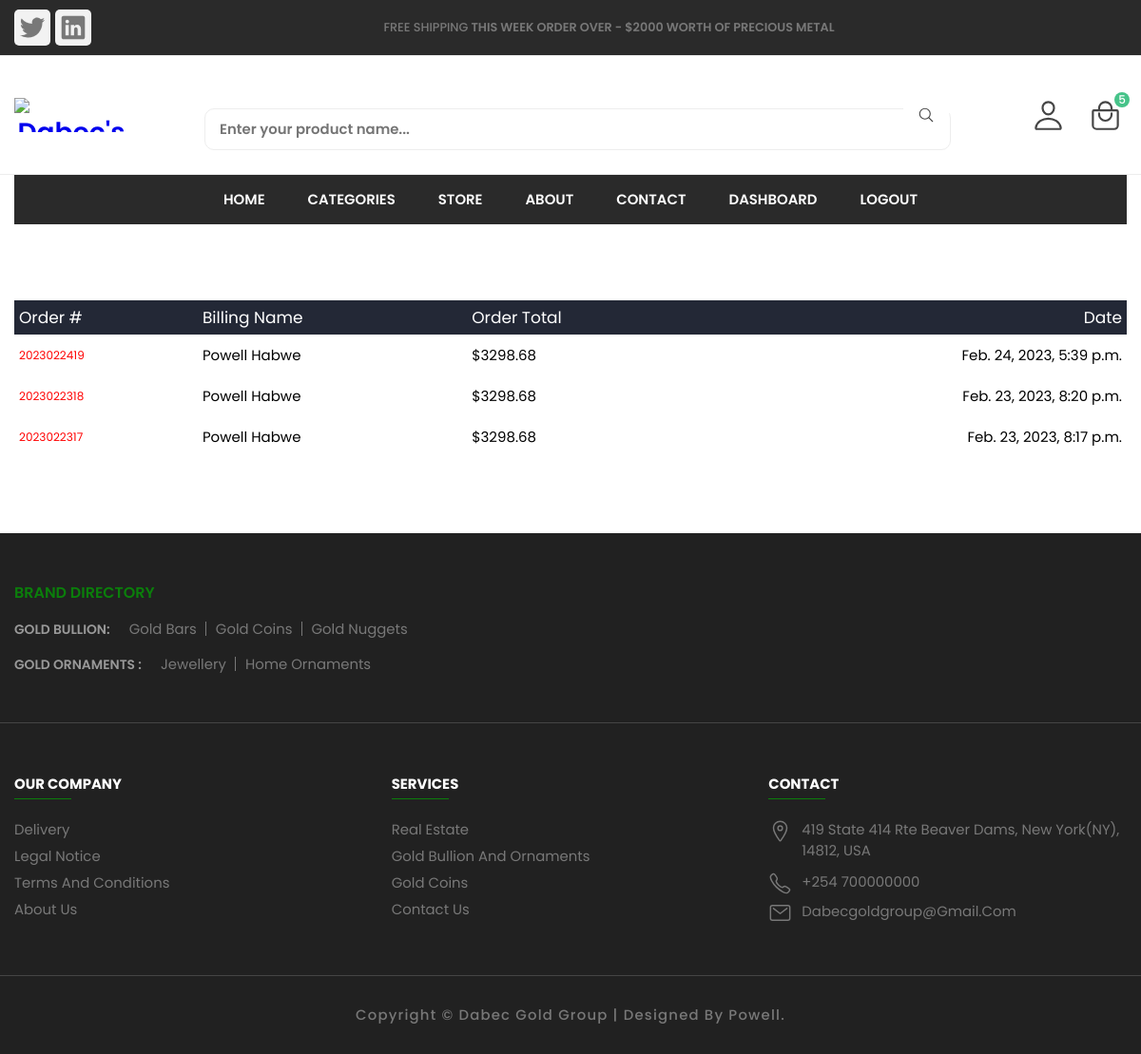
The page /accounts/my_orders/ (signed in) on the database its author committed.
### orders/models.py (models this page shows, shortened)
class Order(models.Model):
    STATUS = (
        ('New', 'New'),
        ('Accepted', 'Accepted'),
        ('Completed', 'Completed'),
        ('Cancelled', 'Cancelled'),
    )
    user = models.ForeignKey(Account, on_delete=models.SET_NULL, null=True)
    payment = models.ForeignKey(Payment, on_delete=models.SET_NULL, blank=True, null=True)
    order_number = models.CharField(max_length=20)
    first_name = models.CharField(max_length=50)
    last_name = models.CharField(max_length=50)
    phone = models.CharField(max_length=15)
    email = models.EmailField(max_length=50)
    address_line_1 = models.CharField(max_length=50)
    address_line_2 = models.CharField(max_length=50, blank=True)
    country = models.CharField(max_length=50)
    state = models.CharField(max_length=50)
    city = models.CharField(max_length=50)
    order_note = models.CharField(max_length=100, blank=True)
    order_total = models.FloatField()
    tax = models.FloatField()
    status = models.CharField(max_length=10, choices=STATUS, default='New')
    ip = models.CharField(blank=True, max_length=20)
    is_ordered = models.BooleanField(default=False)
    created_at = models.DateTimeField(auto_now_add=True)
    updated_at = models.DateTimeField(auto_now=True)
    def full_name(self):
        return f'{self.first_name} {self.last_name}'

### accounts/views.py (the view)
# urls.py: path('my_orders/', views.my_orders, name='my_orders'),
@login_required(login_url='login')
def my_orders(request):
    orders = Order.objects.filter(user=request.user, is_ordered=True).order_by('-created_at')
    context = {
        'orders': orders,
    }
    return render(request, 'accounts/my_orders.html', context)

### carts/context_processors.py (called while the page is built)
def counter(request):
    cart_count = 0
    if 'admin' in request.path:
        return {}
    else:
        try:
            cart = Cart.objects.filter(cart_id=_cart_id(request))
            if request.user.is_authenticated:
                cart_items = CartItem.objects.all().filter(user=request.user)
            else:
                cart_items = CartItem.objects.all().filter(cart=cart[:1])
            for cart_item in cart_items:
                cart_count += cart_item.quantity
        except Cart.DoesNotExist:
            cart_count = 0
    return dict(cart_count=cart_count)

### carts/views.py (called while the page is built)
def _cart_id(request):
    cart = request.session.session_key
    if not cart:
        cart = request.session.create()
    return cart

### category/context_processors.py (called while the page is built)
def menu_links(request):
    links = Category.objects.all()
    return dict(links=links)

### templates/accounts/my_orders.html (shortened to what this page needs)
{% extends 'base.html' %}
{% block content %}
{% load static %}
<main class="container">
    <div class="small-container cart-page">
        <table>
            <tr>
                <th>Order #</th>
                <th>Billing Name</th>
                <th>Order Total</th>
                <th>Date</th>
            </tr>
			{% for order in orders %}
            <tr>
                <td>
                    <div class="cart-info">
                        <div>
                            <p><a href="{% url 'order_detail' order.order_number %}">{{order.order_number}}</a></p>
                        </div>
                    </div>
                </td>
                <td style="font-size:15px;">{{order.full_name}}</td>
                <td style="font-size:15px;">${{order.order_total}}</td>
				<td style="font-size:15px;">{{order.created_at}}</td>
            </tr>
			{% endfor %}
        </table>
    </div>
</main>
{% endblock %}

### dabec/static/assets/css/style3.css (style rules this page uses)
table { border-collapse: collapse; border-spacing: 0; }
* { box-sizing: border-box; }

### dabec/static/assets/css/style2.css (style rules this page uses)
:root { --onyx: hsl(0, 0%, 25%); --azure: hsl(219, 77%, 60%); --white: hsl(0, 0%, 100%); --platinum: hsl(0, 0%, 91%); --gainsboro: hsl(0, 0%, 90%); --red-salsa: hsl(0, 77%, 60%); --dim-gray: hsl(0, 0%, 39%); --davys-gray: hsl(0, 0%, 30%); --spanish-gray: hsl(0, 0%, 62%); --quick-silver: hsl(0, 0%, 64%); --fs-28: 28px; --fs-24: 24px; --fs-18: 18px; --fs-15: 15px; --fs-14: 14px; --fw-5: 500; --fw-6: 600; --fw-7: 700; --px: 60px; --radius: 5px; }

### dabec/static/assets/css/style-prefix.css (style rules this page uses)
:root { --spanish-gray: hsl(0, 0%, 60%); --sonic-silver: hsl(0, 0%, 47%); --eerie-black: hsl(0, 0%, 13%); --salmon-pink: rgb(11, 126, 11); --sandy-brown: hsl(29, 90%, 65%); --bittersweet: hsl(152, 51%, 52%); --ocean-green: hsl(152, 51%, 52%); --davys-gray: hsl(0, 0%, 33%); --headertop: hsla(0, 0%, 5%, 0.877); --cultured: hsl(0, 0%, 93%); --white: hsl(0, 100%, 100%); --onyx: hsl(0, 0%, 27%); --fs-1: 1.563rem; --fs-2: 1.375rem; --fs-3: 1.25rem; --fs-4: 1.125rem; --fs-5: 1rem; --fs-6: 0.938rem; --fs-7: 0.875rem; --fs-8: 0.813rem; --fs-9: 0.75rem; --fs-10: 0.688rem; --fs-11: 0.625rem; --weight-300: 300; --weight-400: 400; --weight-500: 500; --weight-600: 600; --weight-700: 700; --border-radius-md: 10px; --border-radius-sm: 5px; --transition-timing: 0.2s ease; }
*, *::before, *::after { margin: 0; padding: 0; -webkit-box-sizing: border-box; box-sizing: border-box; }
a { text-decoration: none; }
html { font-family: "Poppins", sans-serif; -ms-scroll-chaining: none; overscroll-behavior: contain; }
body { background: var(--white); }
.container { padding: 0 15px; }
@media (min-width: 480px) { :root { --fs-1: 1.875rem; } }
@media (min-width: 768px) { :root { --fs-1: 2.375rem; } }
@media (min-width: 768px) { html { font-size: 17px; } }
@media (min-width: 768px) { .container { max-width: 750px; margin: auto; } }
@media (min-width: 1024px) { :root { --fs-1: 2.625rem; --fs-2: 1.125rem; } }
@media (min-width: 1024px) { .container { max-width: 980px; } }
@media (min-width: 1200px) { .container { max-width: 1200px; } }

### rows shown on the page
Order: order_number "2023022419", full_name "Powell Habwe", order_total "3298.68", created_at "Feb. 24, 2023, 5:39 p.m."
Order: order_number "2023022318", full_name "Powell Habwe", order_total "3298.68", created_at "Feb. 23, 2023, 8:20 p.m."
Order: order_number "2023022317", full_name "Powell Habwe", order_total "3298.68", created_at "Feb. 23, 2023, 8:17 p.m."

### other values the page prints
{{ cart_count }} "5"
